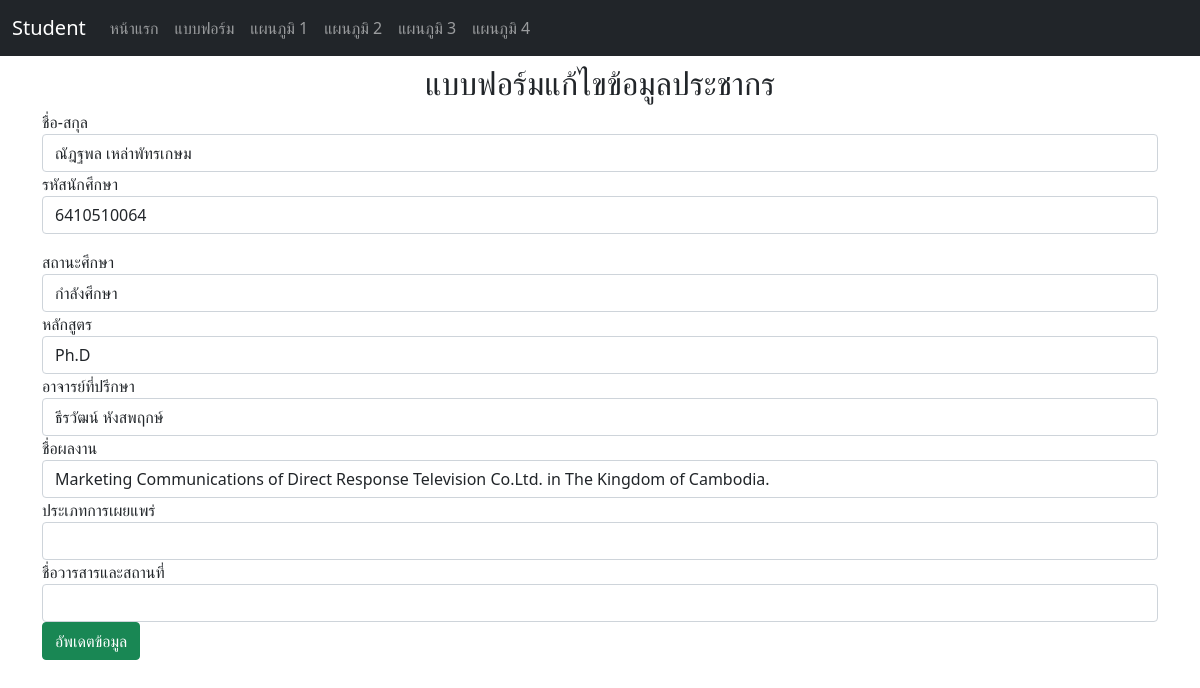
Page /edit/2 on the committed database.
### myapp/models.py (models this page shows, shortened)
class Person(models.Model):
    name = models.CharField(max_length=100)
    s_id = models.IntegerField()
    date = models.DateField(auto_now_add=True)
    status = models.CharField(max_length=100)
    course = models.CharField(max_length=100)
    teacher = models.CharField(max_length=100)
    performance = models.CharField(max_length=100)
    typ_work = models.CharField(max_length=100)
    jour_name_place = models.CharField(max_length=200)

### myapp/views.py (the view)
# urls.py: path('edit/<person_id>',views.edit),
def edit(request,person_id):
    if request.method == "POST":
        person = Person.objects.get(id=person_id)
        person.name = request.POST["name"]
        person.s_id = request.POST["s_id"]
        person.status = request.POST["status"]
        person.course = request.POST["course"]
        person.teacher= request.POST["teacher"]
        person.performance = request.POST["performance"]
        person.typ_work = request.POST["typ_work"]
        person.jour_name_place = request.POST["jour_name_place"]
        person.save()
        messages.success(request,"อัพเดตข้อมูลเรียบร้อย")
        return redirect("/")
    else:
        person = Person.objects.get(id=person_id)
        return render(request,"edit.html",{"person":person})

### myapp/templates/edit.html (shortened to what this page needs)
{% extends "base.html" %}
{% block content %}
    <h2 class="text-center">แบบฟอร์มแก้ไขข้อมูลประชากร</h2>
    <form method="post">
        <div class="form-group">
            <label for="name">ชื่อ-สกุล</label>
            <input type="text" name="name" class="form-control" value="{{person.name}}">
        </div>
        <div class="form-group mb-3">
            <label for="s_id">รหัสนักศึกษา</label>
            <input type="number" name="s_id" class="form-control" value="{{person.s_id}}">
        </div>
        <div class="form-group">
            <label for="status">สถานะศึกษา</label>
            <input type="text" name="status" class="form-control" value="{{person.status}}">
        </div>
        <div class="form-group">
            <label for="course">หลักสูตร</label>
            <input type="text" name="course" class="form-control" value="{{person.course}}">
        </div>
        <div class="form-group">
            <label for="teacher">อาจารย์ที่ปรึกษา</label>
            <input type="text" name="teacher" class="form-control" value="{{person.teacher}}">
        </div>
        <div class="form-group">
            <label for="performance">ชื่อผลงาน</label>
            <input type="text" name="performance" class="form-control" value="{{person.performance}}">
        </div>
        <div class="form-group ">
            <label for="typ_work">ประเภทการเผยแพร่</label>
            <input type="text" name="typ_work" class="form-control">
        </div>
        <div class="form-group ">
            <label for="jour_name_place">ชื่อวารสารและสถานที่</label>
            <input type="text" name="jour_name_place" class="form-control">
        </div>
        <input type="submit" value="อัพเดตข้อมูล" class="btn btn-success">
    </form>
{% endblock %}

### rows in the picture
Person: name "ณัฎฐพล เหล่าพัทรเกษม", s_id "6410510064", status "กำลังศึกษา", course "Ph.D", teacher "ธีรวัฒน์ หังสพฤกษ์", performance "Marketing Communications of Direct Response Television Co.Ltd. in The Kingdom of Cambodia."
